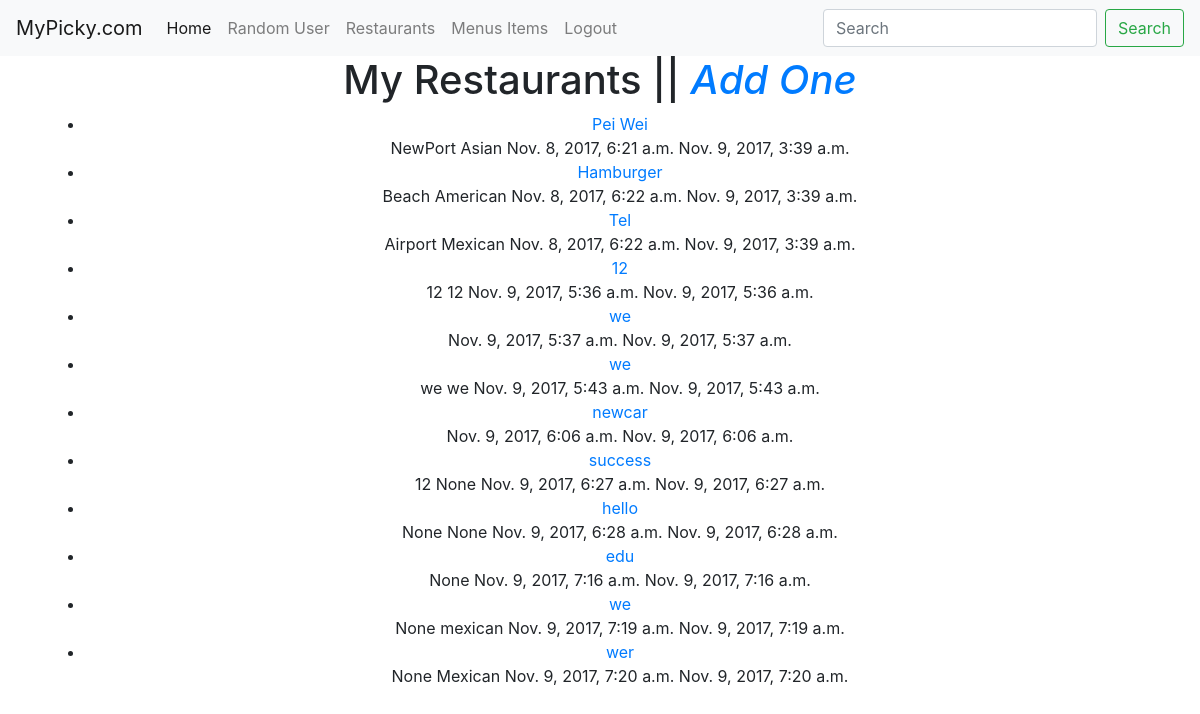
Page /restaurants/ (signed in) on the earlier database version.
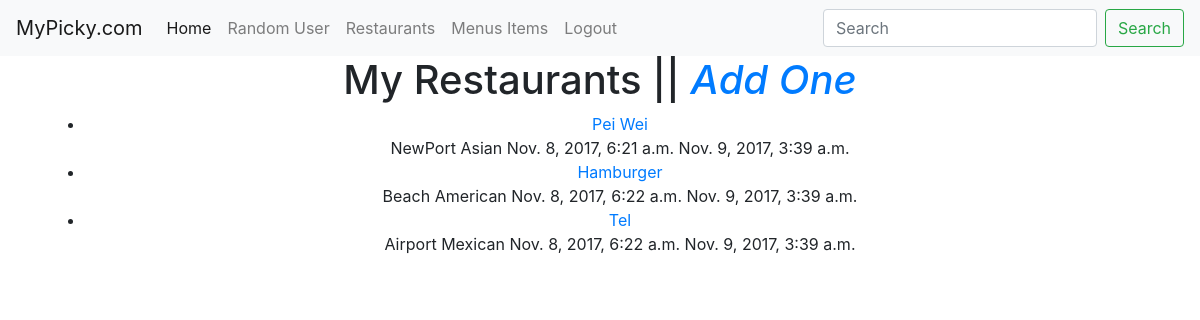
Same page on the later database version.
### restaurants/models.py (models this page shows, shortened)
class RestaurantLocation(models.Model):
	owner = models.ForeignKey(User)
	name = models.CharField(max_length=120)
	location = models.CharField(max_length=120,null=True,blank=True)
	category = models.CharField(max_length=120,null=True,blank=True,validators=[validate_category])
	timestamp =models.DateTimeField(auto_now_add=True)
	updated = models.DateTimeField(auto_now=True)
	slug = models.SlugField(null=True,blank=True)
	objects=RestaurantLocationManager()

### restaurants/views.py (the view)
class RestaurantListView(LoginRequiredMixin,ListView):
	model=RestaurantLocation
	def get_queryset(self):
		return RestaurantLocation.objects.filter(owner=self.request.user)

### restaurants/models.py (called while the page is built)
	def get_queryset(self):
		return RetaurantLocationQuerySet(self.model,using=self._db)

### restaurants/templates/restaurants/restaurantlocation_list.html (shortened to what this page needs)
{% extends "base.html" %}
{% block content %}
<div class='container'>
<h1>My Restaurants || <em><a href='{% url "restaurants:create" %}'>Add One</a></em></h1>
<ul>
{% for obj in object_list %}
	<li><a href="{% url 'restaurants:update' slug=obj.slug %}">{{ obj.name }}</a><br>
	{{ obj.location }} {{ obj.category }} {{ obj.timestamp }} {{ obj.updated }}</li>
{% empty %}
	<li><a href='{% url "restaurants:create" %}'>Add One</a></li>
{% endfor %}
</ul>
</div>
{% endblock content %}

### templates/base.html (shortened to what this page needs)
<!DOCTYPE html>
<html>
<head>
	{% include 'snippets/css.html' %}
</head>
<body >
	{% include 'snippets/nav.html' %}
	<div class='container-fluid text-center'>
		{% block content %}
		{% endblock content %}
	</div>
</body>
</html>

### templates/snippets/css.html (shortened to what this page needs)
<link rel="stylesheet" href="https://maxcdn.bootstrapcdn.com/bootstrap/4.0.0-beta.2/css/bootstrap.min.css">

### templates/snippets/nav.html (shortened to what this page needs)
<nav class="navbar navbar-expand-lg navbar-light bg-light">
  <a class="navbar-brand" href="{% url 'home' %}">MyPicky.com</a>
  <div class="collapse navbar-collapse" id="navbarNav">
    <ul class="navbar-nav">
      <li class="nav-item active">
        <a class="nav-link" href="{% url 'home' %}">Home <span class="sr-only">(current)</span></a>
      </li>
      <li class="nav-item">
        <a class="nav-link" href="{% url 'profiles:random' %}">Random User</a>
      </li>
	{% if request.user.is_authenticated %}
      <li class="nav-item">
        <a class="nav-link" href="{% url 'restaurants:list' %}">Restaurants</a>
      </li>
      <li class="nav-item">
        <a class="nav-link" href="{% url 'menus:list' %}">Menus Items</a>
      </li>
      <li class="nav-item">
        <a class="nav-link" href="{% url 'logout' %}">Logout</a>
      </li>
      {% endif %}
    </ul>
  </div>
  <form class="form-inline" method='GET' action='.'>
    <input class="form-control mr-sm-2" placeholder="Search" aria-label="Search" type='text' name='q' value="{{ request.GET.q }}">
    <button class="btn btn-outline-success my-2 my-sm-0" type="submit">Search</button>
  </form>
 </nav>

Differences in the rows shown:
removed RestaurantLocation: name "12", location "12", category "12", timestamp "Nov. 9, 2017, 5:36 a.m.", updated "Nov. 9, 2017, 5:36 a.m."
removed RestaurantLocation: name "we", timestamp "Nov. 9, 2017, 5:37 a.m.", updated "Nov. 9, 2017, 5:37 a.m."
removed RestaurantLocation: name "we", location "we", category "we", timestamp "Nov. 9, 2017, 5:43 a.m.", updated "Nov. 9, 2017, 5:43 a.m."
removed RestaurantLocation: name "newcar", timestamp "Nov. 9, 2017, 6:06 a.m.", updated "Nov. 9, 2017, 6:06 a.m."
removed RestaurantLocation: name "success", location "12", category "None", timestamp "Nov. 9, 2017, 6:27 a.m.", updated "Nov. 9, 2017, 6:27 a.m."
removed RestaurantLocation: name "hello", location "None", category "None", timestamp "Nov. 9, 2017, 6:28 a.m.", updated "Nov. 9, 2017, 6:28 a.m."
removed RestaurantLocation: name "edu", location "None", timestamp "Nov. 9, 2017, 7:16 a.m.", updated "Nov. 9, 2017, 7:16 a.m."
removed RestaurantLocation: name "we", location "None", category "mexican", timestamp "Nov. 9, 2017, 7:19 a.m.", updated "Nov. 9, 2017, 7:19 a.m."
removed RestaurantLocation: name "wer", location "None", category "Mexican", timestamp "Nov. 9, 2017, 7:20 a.m.", updated "Nov. 9, 2017, 7:20 a.m."
